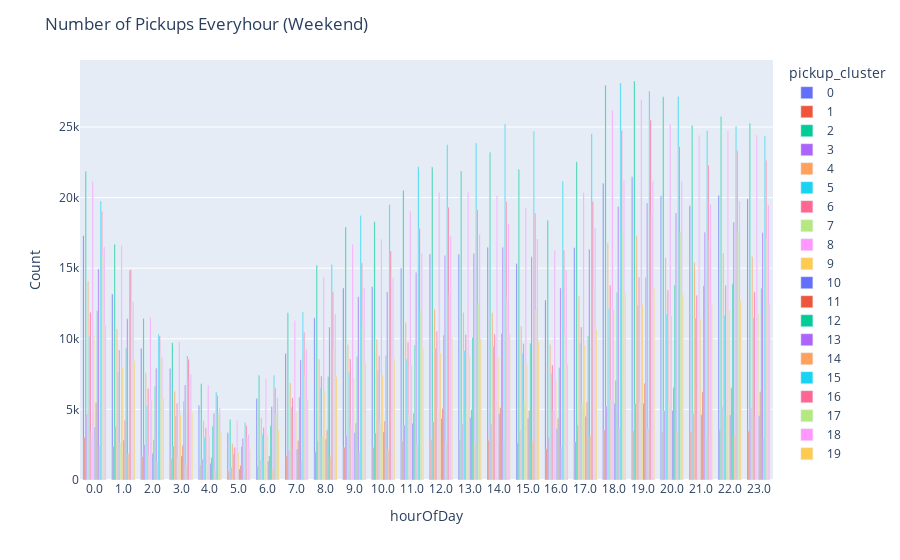

Source (notebook cell):
### Code cell
# Plot 
temp1 = df[df['dayOfWeek'] > 4]
temp = (temp1.groupby(['pickup_cluster', 'hourOfDay'])['medallion'].count())
temp = temp.reset_index()
temp["pickup_cluster"] = temp["pickup_cluster"].astype(str)
temp["hourOfDay"] = temp["hourOfDay"].astype(str)
fig = px.bar(temp, x='hourOfDay', y='medallion', color='pickup_cluster',
       barmode='group', labels={'medallion': 'Count'})
fig.update_layout(title_text="Number of Pickups Everyhour (Weekend)")

### Figure 1 — Plotly figure (JSON) as saved in the notebook; plotly's stock layout.template omitted (floating-point values rounded to 4 significant figures)
{"data": [{"alignmentgroup": "True", "hovertemplate": "pickup_cluster=0<br>hourOfDay=%{x}<br>Count=%{y}<extra></extra>", "legendgroup": "0", "marker": {"color": "#636efa", "pattern": {"shape": ""}}, "name": "0", "offsetgroup": "0", "orientation": "v", "showlegend": true, "textposition": "auto", "type": "bar", "x": ["0.0", "1.0", "2.0", "3.0", "4.0", "5.0", "6.0", "7.0", "8.0", "9.0", "10.0", "11.0", "12.0", "13.0", "14.0", "15.0", "16.0", "17.0", "18.0", "19.0", "20.0", "21.0", "22.0", "23.0"], "xaxis": "x", "y": [17307, 13164, 9325, 7894, 5273, 3338, 5765, 8959, 11487, 13592, 13689, 14996, 16004, 15979, 16482, 15331, 12747, 16444, 21012, 21471, 20138, 19424, 20143, 19914], "yaxis": "y"}, {"alignmentgroup": "True", "hovertemplate": "pickup_cluster=1<br>hourOfDay=%{x}<br>Count=%{y}<extra></extra>", "legendgroup": "1", "marker": {"color": "#EF553B", "pattern": {"shape": ""}}, "name": "1", "offsetgroup": "1", "orientation": "v", "showlegend": true, "textposition": "auto", "type": "bar", "x": ["0.0", "1.0", "2.0", "3.0", "4.0", "5.0", "6.0", "7.0", "8.0", "9.0", "10.0", "11.0", "12.0", "13.0", "14.0", "15.0", "16.0", "17.0", "18.0", "19.0", "20.0", "21.0", "22.0", "23.0"], "xaxis": "x", "y": [3005, 2387, 1664, 1511, 1053, 605, 979, 1703, 1995, 2318, 2325, 2756, 2843, 2824, 2823, 2618, 2210, 2705, 3549, 3492, 3401, 3401, 3580, 3467], "yaxis": "y"}, {"alignmentgroup": "True", "hovertemplate": "pickup_cluster=2<br>hourOfDay=%{x}<br>Count=%{y}<extra></extra>", "legendgroup": "2", "marker": {"color": "#00cc96", "pattern": {"shape": ""}}, "name": "2", "offsetgroup": "2", "orientation": "v", "showlegend": true, "textposition": "auto", "type": "bar", "x": ["0.0", "1.0", "2.0", "3.0", "4.0", "5.0", "6.0", "7.0", "8.0", "9.0", "10.0", "11.0", "12.0", "13.0", "14.0", "15.0", "16.0", "17.0", "18.0", "19.0", "20.0", "21.0", "22.0", "23.0"], "xaxis": "x", "y": [21865, 16695, 11442, 9721, 6822, 4276, 7417, 11844, 15201, 17924, 18296, 20523, 22158, 21879, 23202, 21981, 18403, 22529, 27963, 28256, 27134, 25113, 25738, 25258], "yaxis": "y"}, {"alignmentgroup": "True", "hovertemplate": "pickup_cluster=3<br>hourOfDay=%{x}<br>Count=%{y}<extra></extra>", "legendgroup": "3", "marker": {"color": "#ab63fa", "pattern": {"shape": ""}}, "name": "3", "offsetgroup": "3", "orientation": "v", "showlegend": true, "textposition": "auto", "type": "bar", "x": ["0.0", "1.0", "2.0", "3.0", "4.0", "5.0", "6.0", "7.0", "8.0", "9.0", "10.0", "11.0", "12.0", "13.0", "14.0", "15.0", "16.0", "17.0", "18.0", "19.0", "20.0", "21.0", "22.0", "23.0"], "xaxis": "x", "y": [4681, 3768, 2492, 2411, 1472, 910, 1416, 2111, 2793, 3146, 3335, 3898, 4134, 3991, 3947, 3510, 3024, 3887, 5239, 5416, 4905, 4713, 5185, 5126], "yaxis": "y"}, {"alignmentgroup": "True", "hovertemplate": "pickup_cluster=4<br>hourOfDay=%{x}<br>Count=%{y}<extra></extra>", "legendgroup": "4", "marker": {"color": "#FFA15A", "pattern": {"shape": ""}}, "name": "4", "offsetgroup": "4", "orientation": "v", "showlegend": true, "textposition": "auto", "type": "bar", "x": ["0.0", "1.0", "2.0", "3.0", "4.0", "5.0", "6.0", "7.0", "8.0", "9.0", "10.0", "11.0", "12.0", "13.0", "14.0", "15.0", "16.0", "17.0", "18.0", "19.0", "20.0", "21.0", "22.0", "23.0"], "xaxis": "x", "y": [14080, 10690, 7594, 6291, 4194, 2572, 4401, 6866, 8547, 9602, 9969, 11138, 12076, 11870, 11844, 10905, 9600, 13007, 16782, 17303, 15747, 15403, 16074, 15834], "yaxis": "y"}, {"alignmentgroup": "True", "hovertemplate": "pickup_cluster=5<br>hourOfDay=%{x}<br>Count=%{y}<extra></extra>", "legendgroup": "5", "marker": {"color": "#19d3f3", "pattern": {"shape": ""}}, "name": "5", "offsetgroup": "5", "orientation": "v", "showlegend": true, "textposition": "auto", "type": "bar", "x": ["0.0", "1.0", "2.0", "3.0", "4.0", "5.0", "6.0", "7.0", "8.0", "9.0", "10.0", "11.0", "12.0", "13.0", "14.0", "15.0", "16.0", "17.0", "18.0", "19.0", "20.0", "21.0", "22.0", "23.0"], "xaxis": "x", "y": [10195, 7648, 5320, 4527, 3035, 1861, 3239, 5192, 6538, 7638, 7770, 8568, 9322, 9176, 9491, 8973, 7588, 9691, 12170, 12378, 11751, 11466, 11683, 11505], "yaxis": "y"}, {"alignmentgroup": "True", "hovertemplate": "pickup_cluster=6<br>hourOfDay=%{x}<br>Count=%{y}<extra></extra>", "legendgroup": "6", "marker": {"color": "#FF6692", "pattern": {"shape": ""}}, "name": "6", "offsetgroup": "6", "orientation": "v", "showlegend": true, "textposition": "auto", "type": "bar", "x": ["0.0", "1.0", "2.0", "3.0", "4.0", "5.0", "6.0", "7.0", "8.0", "9.0", "10.0", "11.0", "12.0", "13.0", "14.0", "15.0", "16.0", "17.0", "18.0", "19.0", "20.0", "21.0", "22.0", "23.0"], "xaxis": "x", "y": [11885, 9199, 6458, 5453, 3700, 2313, 3719, 5823, 7370, 8568, 8797, 9747, 10534, 10306, 10347, 9670, 8143, 10831, 13800, 14352, 13430, 13076, 13785, 13319], "yaxis": "y"}, {"alignmentgroup": "True", "hovertemplate": "pickup_cluster=7<br>hourOfDay=%{x}<br>Count=%{y}<extra></extra>", "legendgroup": "7", "marker": {"color": "#B6E880", "pattern": {"shape": ""}}, "name": "7", "offsetgroup": "7", "orientation": "v", "showlegend": true, "textposition": "auto", "type": "bar", "x": ["0.0", "1.0", "2.0", "3.0", "4.0", "5.0", "6.0", "7.0", "8.0", "9.0", "10.0", "11.0", "12.0", "13.0", "14.0", "15.0", "16.0", "17.0", "18.0", "19.0", "20.0", "21.0", "22.0", "23.0"], "xaxis": "x", "y": [3345, 2628, 1772, 1596, 1106, 769, 1382, 2321, 3081, 3872, 4090, 4622, 4976, 5090, 5584, 5567, 4913, 5394, 5683, 5530, 5440, 4644, 4658, 4565], "yaxis": "y"}, {"alignmentgroup": "True", "hovertemplate": "pickup_cluster=8<br>hourOfDay=%{x}<br>Count=%{y}<extra></extra>", "legendgroup": "8", "marker": {"color": "#FF97FF", "pattern": {"shape": ""}}, "name": "8", "offsetgroup": "8", "orientation": "v", "showlegend": true, "textposition": "auto", "type": "bar", "x": ["0.0", "1.0", "2.0", "3.0", "4.0", "5.0", "6.0", "7.0", "8.0", "9.0", "10.0", "11.0", "12.0", "13.0", "14.0", "15.0", "16.0", "17.0", "18.0", "19.0", "20.0", "21.0", "22.0", "23.0"], "xaxis": "x", "y": [21156, 16592, 11507, 9787, 6709, 4237, 7171, 11303, 14396, 16691, 17058, 19055, 20366, 20379, 20122, 19284, 16255, 20360, 26194, 26923, 25194, 24422, 24729, 24421], "yaxis": "y"}, {"alignmentgroup": "True", "hovertemplate": "pickup_cluster=9<br>hourOfDay=%{x}<br>Count=%{y}<extra></extra>", "legendgroup": "9", "marker": {"color": "#FECB52", "pattern": {"shape": ""}}, "name": "9", "offsetgroup": "9", "orientation": "v", "showlegend": true, "textposition": "auto", "type": "bar", "x": ["0.0", "1.0", "2.0", "3.0", "4.0", "5.0", "6.0", "7.0", "8.0", "9.0", "10.0", "11.0", "12.0", "13.0", "14.0", "15.0", "16.0", "17.0", "18.0", "19.0", "20.0", "21.0", "22.0", "23.0"], "xaxis": "x", "y": [10226, 8007, 5717, 4644, 3138, 1961, 3185, 4810, 6253, 7230, 7415, 8172, 8982, 8740, 8700, 8161, 7122, 9519, 12055, 12412, 11640, 11426, 12086, 11747], "yaxis": "y"}, {"alignmentgroup": "True", "hovertemplate": "pickup_cluster=10<br>hourOfDay=%{x}<br>Count=%{y}<extra></extra>", "legendgroup": "10", "marker": {"color": "#636efa", "pattern": {"shape": ""}}, "name": "10", "offsetgroup": "10", "orientation": "v", "showlegend": true, "textposition": "auto", "type": "bar", "x": ["0.0", "1.0", "2.0", "3.0", "4.0", "5.0", "6.0", "7.0", "8.0", "9.0", "10.0", "11.0", "12.0", "13.0", "14.0", "15.0", "16.0", "17.0", "18.0", "19.0", "20.0", "21.0", "22.0", "23.0"], "xaxis": "x", "y": [3750, 2833, 1871, 1705, 1184, 781, 1322, 2173, 2887, 3353, 3403, 4021, 4354, 4423, 4683, 4396, 3632, 4495, 5418, 5438, 4921, 4634, 4597, 4553], "yaxis": "y"}, {"alignmentgroup": "True", "hovertemplate": "pickup_cluster=11<br>hourOfDay=%{x}<br>Count=%{y}<extra></extra>", "legendgroup": "11", "marker": {"color": "#EF553B", "pattern": {"shape": ""}}, "name": "11", "offsetgroup": "11", "orientation": "v", "showlegend": true, "textposition": "auto", "type": "bar", "x": ["0.0", "1.0", "2.0", "3.0", "4.0", "5.0", "6.0", "7.0", "8.0", "9.0", "10.0", "11.0", "12.0", "13.0", "14.0", "15.0", "16.0", "17.0", "18.0", "19.0", "20.0", "21.0", "22.0", "23.0"], "xaxis": "x", "y": [5472, 4208, 2850, 2437, 1592, 1029, 1724, 2802, 3560, 4032, 4182, 4725, 5056, 4986, 5120, 4916, 4351, 5527, 7047, 6855, 6542, 6249, 6525, 6273], "yaxis": "y"}, {"alignmentgroup": "True", "hovertemplate": "pickup_cluster=12<br>hourOfDay=%{x}<br>Count=%{y}<extra></extra>", "legendgroup": "12", "marker": {"color": "#00cc96", "pattern": {"shape": ""}}, "name": "12", "offsetgroup": "12", "orientation": "v", "showlegend": true, "textposition": "auto", "type": "bar", "x": ["0.0", "1.0", "2.0", "3.0", "4.0", "5.0", "6.0", "7.0", "8.0", "9.0", "10.0", "11.0", "12.0", "13.0", "14.0", "15.0", "16.0", "17.0", "18.0", "19.0", "20.0", "21.0", "22.0", "23.0"], "xaxis": "x", "y": [11986, 9333, 6642, 5572, 3812, 2378, 3841, 5878, 7331, 8753, 8815, 9564, 10271, 10089, 10375, 9684, 7969, 10191, 13279, 14346, 13812, 13754, 13905, 13589], "yaxis": "y"}, {"alignmentgroup": "True", "hovertemplate": "pickup_cluster=13<br>hourOfDay=%{x}<br>Count=%{y}<extra></extra>", "legendgroup": "13", "marker": {"color": "#ab63fa", "pattern": {"shape": ""}}, "name": "13", "offsetgroup": "13", "orientation": "v", "showlegend": true, "textposition": "auto", "type": "bar", "x": ["0.0", "1.0", "2.0", "3.0", "4.0", "5.0", "6.0", "7.0", "8.0", "9.0", "10.0", "11.0", "12.0", "13.0", "14.0", "15.0", "16.0", "17.0", "18.0", "19.0", "20.0", "21.0", "22.0", "23.0"], "xaxis": "x", "y": [14952, 11412, 7920, 6720, 4718, 2942, 5200, 8501, 10834, 12981, 13318, 14692, 15907, 16042, 16483, 15802, 13606, 16345, 19374, 19619, 18902, 17553, 18248, 17526], "yaxis": "y"}, {"alignmentgroup": "True", "hovertemplate": "pickup_cluster=14<br>hourOfDay=%{x}<br>Count=%{y}<extra></extra>", "legendgroup": "14", "marker": {"color": "#FFA15A", "pattern": {"shape": ""}}, "name": "14", "offsetgroup": "14", "orientation": "v", "showlegend": true, "textposition": "auto", "type": "bar", "x": ["0.0", "1.0", "2.0", "3.0", "4.0", "5.0", "6.0", "7.0", "8.0", "9.0", "10.0", "11.0", "12.0", "13.0", "14.0", "15.0", "16.0", "17.0", "18.0", "19.0", "20.0", "21.0", "22.0", "23.0"], "xaxis": "x", "y": [2437, 1866, 1300, 1022, 690, 460, 798, 1365, 1663, 1998, 2161, 2479, 2638, 2555, 2683, 2738, 2378, 3155, 3702, 3636, 3397, 3105, 3191, 3006], "yaxis": "y"}, {"alignmentgroup": "True", "hovertemplate": "pickup_cluster=15<br>hourOfDay=%{x}<br>Count=%{y}<extra></extra>", "legendgroup": "15", "marker": {"color": "#19d3f3", "pattern": {"shape": ""}}, "name": "15", "offsetgroup": "15", "orientation": "v", "showlegend": true, "textposition": "auto", "type": "bar", "x": ["0.0", "1.0", "2.0", "3.0", "4.0", "5.0", "6.0", "7.0", "8.0", "9.0", "10.0", "11.0", "12.0", "13.0", "14.0", "15.0", "16.0", "17.0", "18.0", "19.0", "20.0", "21.0", "22.0", "23.0"], "xaxis": "x", "y": [19751, 14856, 10322, 8790, 6213, 4068, 7420, 11897, 15267, 18728, 19508, 22190, 23733, 23864, 25203, 24698, 21150, 24520, 28123, 27549, 27167, 24735, 25043, 24368], "yaxis": "y"}, {"alignmentgroup": "True", "hovertemplate": "pickup_cluster=16<br>hourOfDay=%{x}<br>Count=%{y}<extra></extra>", "legendgroup": "16", "marker": {"color": "#FF6692", "pattern": {"shape": ""}}, "name": "16", "offsetgroup": "16", "orientation": "v", "showlegend": true, "textposition": "auto", "type": "bar", "x": ["0.0", "1.0", "2.0", "3.0", "4.0", "5.0", "6.0", "7.0", "8.0", "9.0", "10.0", "11.0", "12.0", "13.0", "14.0", "15.0", "16.0", "17.0", "18.0", "19.0", "20.0", "21.0", "22.0", "23.0"], "xaxis": "x", "y": [19034, 14881, 10203, 8569, 5965, 3868, 6509, 10471, 13355, 15392, 16212, 17830, 19314, 19133, 19706, 18909, 16289, 19716, 24752, 25502, 23601, 22305, 23312, 22646], "yaxis": "y"}, {"alignmentgroup": "True", "hovertemplate": "pickup_cluster=17<br>hourOfDay=%{x}<br>Count=%{y}<extra></extra>", "legendgroup": "17", "marker": {"color": "#B6E880", "pattern": {"shape": ""}}, "name": "17", "offsetgroup": "17", "orientation": "v", "showlegend": true, "textposition": "auto", "type": "bar", "x": ["0.0", "1.0", "2.0", "3.0", "4.0", "5.0", "6.0", "7.0", "8.0", "9.0", "10.0", "11.0", "12.0", "13.0", "14.0", "15.0", "16.0", "17.0", "18.0", "19.0", "20.0", "21.0", "22.0", "23.0"], "xaxis": "x", "y": [15853, 12125, 8642, 7206, 4706, 3007, 4662, 7420, 9361, 10952, 11108, 12044, 13165, 12542, 12896, 12052, 10316, 13683, 17588, 18895, 17525, 16928, 17604, 17046], "yaxis": "y"}, {"alignmentgroup": "True", "hovertemplate": "pickup_cluster=18<br>hourOfDay=%{x}<br>Count=%{y}<extra></extra>", "legendgroup": "18", "marker": {"color": "#FF97FF", "pattern": {"shape": ""}}, "name": "18", "offsetgroup": "18", "orientation": "v", "showlegend": true, "textposition": "auto", "type": "bar", "x": ["0.0", "1.0", "2.0", "3.0", "4.0", "5.0", "6.0", "7.0", "8.0", "9.0", "10.0", "11.0", "12.0", "13.0", "14.0", "15.0", "16.0", "17.0", "18.0", "19.0", "20.0", "21.0", "22.0", "23.0"], "xaxis": "x", "y": [16515, 12617, 8724, 7492, 5125, 3229, 5826, 9254, 11758, 13605, 14320, 16083, 17268, 17405, 18169, 17069, 14862, 17839, 21240, 21189, 21165, 19505, 19738, 19462], "yaxis": "y"}, {"alignmentgroup": "True", "hovertemplate": "pickup_cluster=19<br>hourOfDay=%{x}<br>Count=%{y}<extra></extra>", "legendgroup": "19", "marker": {"color": "#FECB52", "pattern": {"shape": ""}}, "name": "19", "offsetgroup": "19", "orientation": "v", "showlegend": true, "textposition": "auto", "type": "bar", "x": ["0.0", "1.0", "2.0", "3.0", "4.0", "5.0", "6.0", "7.0", "8.0", "9.0", "10.0", "11.0", "12.0", "13.0", "14.0", "15.0", "16.0", "17.0", "18.0", "19.0", "20.0", "21.0", "22.0", "23.0"], "xaxis": "x", "y": [10972, 8447, 5804, 4799, 3354, 2177, 3575, 5719, 7321, 8312, 8623, 9344, 10057, 9987, 10368, 9793, 8231, 10661, 13267, 13566, 13128, 12385, 12709, 12498], "yaxis": "y"}], "layout": {"barmode": "group", "legend": {"title": {"text": "pickup_cluster"}, "tracegroupgap": 0}, "margin": {"t": 60}, "title": {"text": "Number of Pickups Everyhour (Weekend)"}, "xaxis": {"anchor": "y", "domain": [0, 1], "title": {"text": "hourOfDay"}}, "yaxis": {"anchor": "x", "domain": [0, 1], "title": {"text": "Count"}}}}
